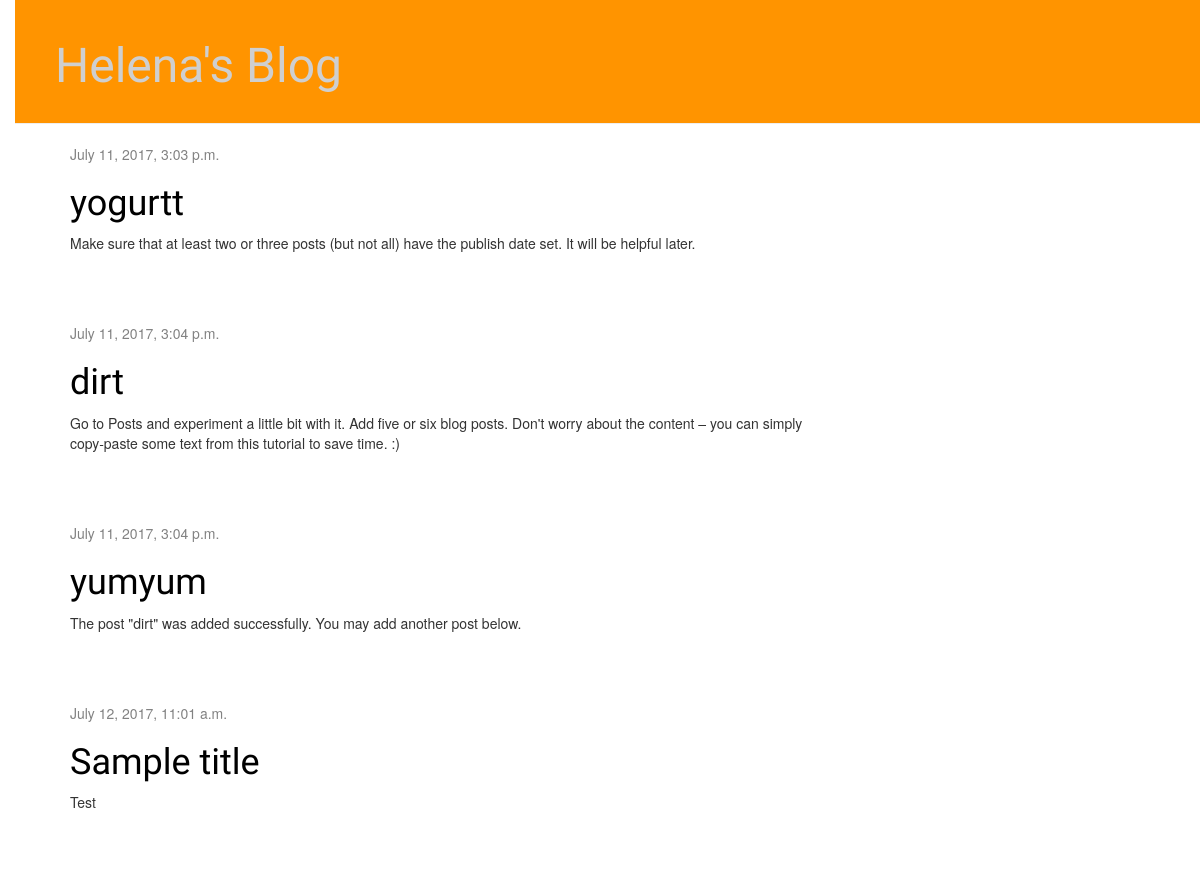
The app's page /, older data.
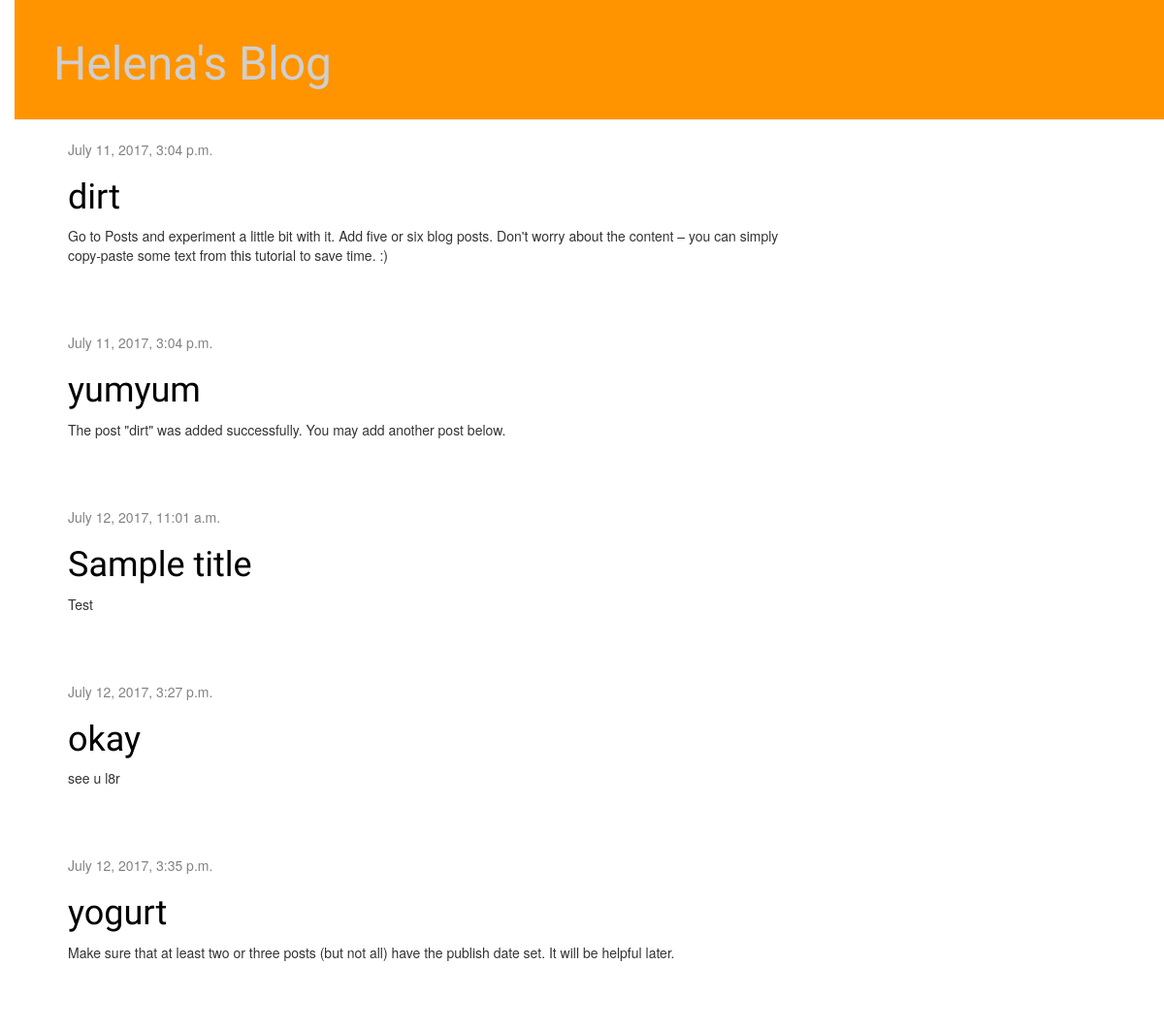
The same page, newer data.
### blog/models.py (models this page shows, shortened)
class Post(models.Model):
    author = models.ForeignKey('auth.User')
    title = models.CharField(max_length=200)
    text = models.TextField()
    created_date = models.DateTimeField(
        default=timezone.now)
    published_date = models.DateTimeField(
        blank=True, null=True)

### blog/views.py (the view)
# urls.py: url(r'^$', views.post_list, name='post_list'),
def post_list(request):
    posts = Post.objects.filter(published_date__lte=timezone.now()).order_by('published_date')
    return render(request, 'blog/post_list.html', {'posts': posts})

### blog/templates/blog/post_list.html
{% extends 'blog/base.html' %}
{% block content %}
    {% for post in posts %}
        <div class="post">
            <div class="date">
                {{ post.published_date }}
            </div>
            <h1><a href="{% url 'post_detail' pk=post.pk %}">{{ post.title }}</a></h1>
            <p>{{ post.text|linebreaksbr }}</p>
        </div>
    {% endfor %}
{% endblock content %}

### blog/templates/blog/base.html (shortened to what this page needs)
{% load staticfiles %}
<html>
    <head>
        <link rel="stylesheet" href="//maxcdn.bootstrapcdn.com/bootstrap/3.2.0/css/bootstrap.min.css">
        <link rel="stylesheet" href="//maxcdn.bootstrapcdn.com/bootstrap/3.2.0/css/bootstrap-theme.min.css">
        <link rel="stylesheet" href="{% static 'css/blog.css' %}">
    </head>
    <body>
        <div class="page-header">
            <h1><a href="/">Helena's Blog</a></h1>
        </div>
        <div class="content container">
            <div class="row">
                <div class="col-md-8">
                    {% block content %}
                    {% endblock %}
                </div>
            </div>
        </div>
    </body>
</html>

### blog/static/css/blog.css (style rules this page uses)
h1 a { color: #CFCFCF; font-family: 'Lobster'; }
body { padding-left: 15px; }
.page-header { background-color: #ff9400; margin-top: 0; padding: 20px 20px 20px 40px; }
.page-header h1, .page-header h1 a, .page-header h1 a:visited, .page-header h1 a:active { color: #CFCFCF; font-size: 36pt; text-decoration: none; }
.content { margin-left: 40px; }
h1, h2, h3, h4 { font-family: 'Lobster', cursive; }
.date { color: #828282; }
.post { margin-bottom: 70px; }
.post h1 a, .post h1 a:visited { color: #000000; }

Row changes from the older to the newer data that the page shows:
added Post: published_date "July 12, 2017, 3:27 p.m.", title "okay", text "see u l8r"
changed Post: published_date "July 11, 2017, 3:03 p.m." → "July 12, 2017, 3:35 p.m."; title "yogurtt" → "yogurt"; moves down the list
